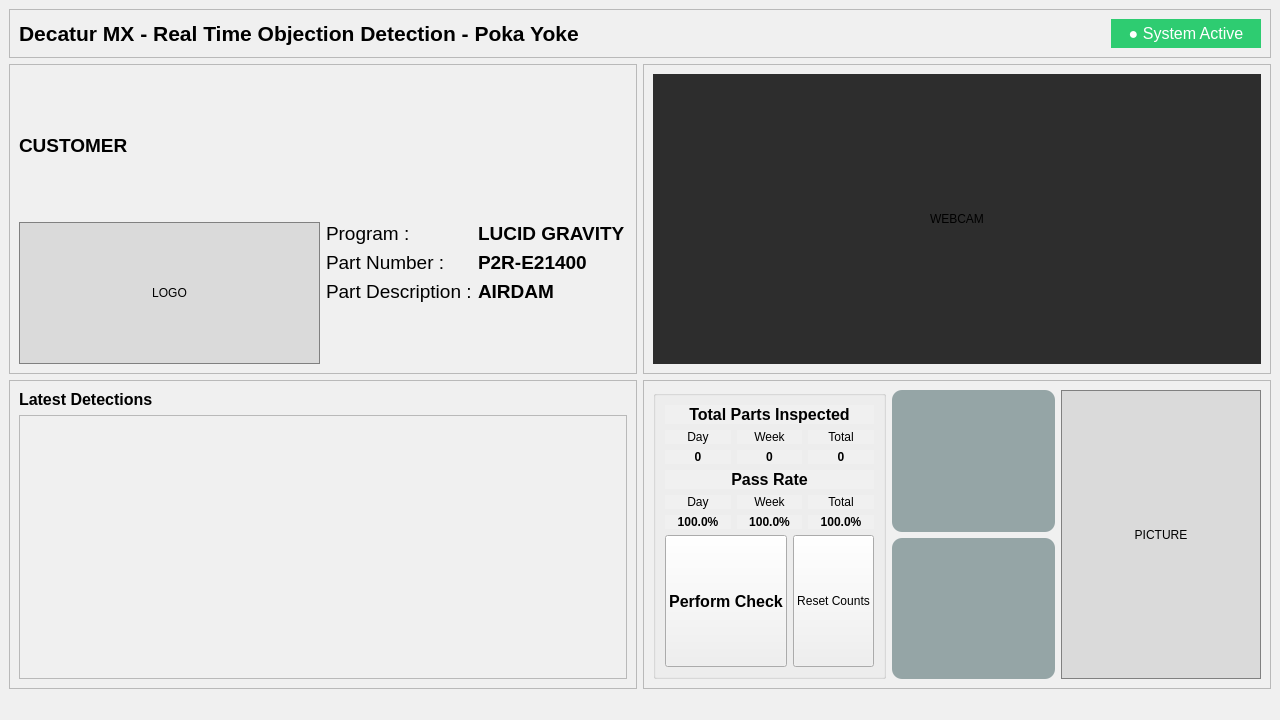
<?xml version="1.0" encoding="UTF-8"?>
<ui version="4.0">
 <class>MainWindow</class>
 <widget class="QMainWindow" name="MainWindow">
  <property name="geometry">
   <rect>
    <x>0</x>
    <y>0</y>
    <width>1280</width>
    <height>720</height>
   </rect>
  </property>
  <property name="windowTitle">
   <string>MainWindow</string>
  </property>
  <property name="styleSheet">
   <string notr="true">background-color: rgb(240, 240, 240);</string>
  </property>
  <widget class="QWidget" name="centralwidget">
   <layout class="QGridLayout" name="gridLayout_2">
    <item row="0" column="0" colspan="2">
     <widget class="QFrame" name="headerFrame">
      <property name="frameShape">
       <enum>QFrame::StyledPanel</enum>
      </property>
      <property name="frameShadow">
       <enum>QFrame::Raised</enum>
      </property>
      <layout class="QHBoxLayout" name="horizontalLayout">
       <item>
        <widget class="QLabel" name="titleLabel">
         <property name="font">
          <font>
           <pointsize>16</pointsize>
           <weight>75</weight>
           <bold>true</bold>
          </font>
         </property>
         <property name="text">
          <string>Decatur MX - Real Time Objection Detection - Poka Yoke</string>
         </property>
        </widget>
       </item>
       <item>
        <spacer name="horizontalSpacer">
         <property name="orientation">
          <enum>Qt::Horizontal</enum>
         </property>
         <property name="sizeHint" stdset="0">
          <size>
           <width>40</width>
           <height>20</height>
          </size>
         </property>
        </spacer>
       </item>
       <item>
        <widget class="QLabel" name="statusIndicatorLabel">
         <property name="minimumSize">
          <size>
           <width>150</width>
           <height>0</height>
          </size>
         </property>
         <property name="font">
          <font>
           <pointsize>12</pointsize>
          </font>
         </property>
         <property name="styleSheet">
          <string notr="true">background-color: #2ecc71; color: white; border-radius: 15px; padding: 5px;</string>
         </property>
         <property name="text">
          <string>● System Active</string>
         </property>
         <property name="alignment">
          <set>Qt::AlignCenter</set>
         </property>
        </widget>
       </item>
      </layout>
     </widget>
    </item>
    <item row="1" column="0">
     <widget class="QFrame" name="infoFrame">
      <property name="frameShape">
       <enum>QFrame::StyledPanel</enum>
      </property>
      <property name="frameShadow">
       <enum>QFrame::Raised</enum>
      </property>
      <layout class="QGridLayout" name="gridLayout">
       <item row="1" column="0">
        <widget class="QLabel" name="logoLabel">
         <property name="minimumSize">
          <size>
           <width>150</width>
           <height>100</height>
          </size>
         </property>
         <property name="styleSheet">
          <string notr="true">background-color: rgb(218, 218, 218);
border: 1px solid grey;</string>
         </property>
         <property name="text">
          <string>LOGO</string>
         </property>
         <property name="alignment">
          <set>Qt::AlignCenter</set>
         </property>
        </widget>
       </item>
       <item row="1" column="1">
        <layout class="QFormLayout" name="formLayout">
         <item row="0" column="0">
          <widget class="QLabel" name="label">
           <property name="font">
            <font>
             <pointsize>14</pointsize>
            </font>
           </property>
           <property name="text">
            <string>Program :</string>
           </property>
          </widget>
         </item>
         <item row="0" column="1">
          <widget class="QLabel" name="programLabel">
           <property name="font">
            <font>
             <pointsize>14</pointsize>
             <weight>75</weight>
             <bold>true</bold>
            </font>
           </property>
           <property name="text">
            <string>LUCID GRAVITY</string>
           </property>
          </widget>
         </item>
         <item row="1" column="0">
          <widget class="QLabel" name="label_3">
           <property name="font">
            <font>
             <pointsize>14</pointsize>
            </font>
           </property>
           <property name="text">
            <string>Part Number :</string>
           </property>
          </widget>
         </item>
         <item row="1" column="1">
          <widget class="QLabel" name="partNumberLabel">
           <property name="font">
            <font>
             <pointsize>14</pointsize>
             <weight>75</weight>
             <bold>true</bold>
            </font>
           </property>
           <property name="text">
            <string>P2R-E21400</string>
           </property>
          </widget>
         </item>
         <item row="2" column="0">
          <widget class="QLabel" name="label_5">
           <property name="font">
            <font>
             <pointsize>14</pointsize>
            </font>
           </property>
           <property name="text">
            <string>Part Description :</string>
           </property>
          </widget>
         </item>
         <item row="2" column="1">
          <widget class="QLabel" name="partDescriptionLabel">
           <property name="font">
            <font>
             <pointsize>14</pointsize>
             <weight>75</weight>
             <bold>true</bold>
            </font>
           </property>
           <property name="text">
            <string>AIRDAM</string>
           </property>
          </widget>
         </item>
        </layout>
       </item>
       <item row="0" column="0">
        <widget class="QLabel" name="label_2">
         <property name="font">
          <font>
           <pointsize>14</pointsize>
           <weight>75</weight>
           <bold>true</bold>
          </font>
         </property>
         <property name="text">
          <string>CUSTOMER</string>
         </property>
        </widget>
       </item>
      </layout>
     </widget>
    </item>
    <item row="1" column="1">
     <widget class="QFrame" name="webcamFrame">
      <property name="sizePolicy">
       <sizepolicy hsizetype="Expanding" vsizetype="Expanding">
        <horstretch>0</horstretch>
        <verstretch>0</verstretch>
       </sizepolicy>
      </property>
      <property name="frameShape">
       <enum>QFrame::StyledPanel</enum>
      </property>
      <property name="frameShadow">
       <enum>QFrame::Raised</enum>
      </property>
      <layout class="QVBoxLayout" name="verticalLayout_2">
       <item>
        <widget class="QLabel" name="webcamFeedLabel">
         <property name="sizePolicy">
          <sizepolicy hsizetype="Ignored" vsizetype="Ignored">
           <horstretch>0</horstretch>
           <verstretch>0</verstretch>
          </sizepolicy>
         </property>
         <property name="styleSheet">
          <string notr="true">background-color: rgb(45, 45, 45);</string>
         </property>
         <property name="text">
          <string>WEBCAM</string>
         </property>
         <property name="alignment">
          <set>Qt::AlignCenter</set>
         </property>
        </widget>
       </item>
      </layout>
     </widget>
    </item>
    <item row="2" column="0">
     <widget class="QFrame" name="historyFrame">
      <property name="frameShape">
       <enum>QFrame::StyledPanel</enum>
      </property>
      <property name="frameShadow">
       <enum>QFrame::Raised</enum>
      </property>
      <layout class="QVBoxLayout" name="verticalLayout_3">
       <item>
        <widget class="QLabel" name="label_4">
         <property name="font">
          <font>
           <pointsize>12</pointsize>
           <weight>75</weight>
           <bold>true</bold>
          </font>
         </property>
         <property name="text">
          <string>Latest Detections</string>
         </property>
        </widget>
       </item>
       <item>
        <widget class="QTableWidget" name="latestDetectionsTable"/>
       </item>
      </layout>
     </widget>
    </item>
    <item row="2" column="1">
     <widget class="QFrame" name="resultsFrame">
      <property name="frameShape">
       <enum>QFrame::StyledPanel</enum>
      </property>
      <property name="frameShadow">
       <enum>QFrame::Raised</enum>
      </property>
      <layout class="QGridLayout" name="gridLayout_3">
       <item row="0" column="0" rowspan="2">
        <widget class="QGroupBox" name="groupBox">
         <property name="title">
          <string/>
         </property>
         <layout class="QVBoxLayout" name="verticalLayout_4">
          <item>
           <widget class="QLabel" name="label_11">
            <property name="font">
             <font>
              <pointsize>12</pointsize>
              <weight>75</weight>
              <bold>true</bold>
             </font>
            </property>
            <property name="text">
             <string>Total Parts Inspected</string>
            </property>
            <property name="alignment">
             <set>Qt::AlignCenter</set>
            </property>
           </widget>
          </item>
          <item>
           <layout class="QGridLayout" name="gridLayout_4">
            <item row="1" column="0">
             <widget class="QLabel" name="label_12">
              <property name="text">
               <string>Day</string>
              </property>
              <property name="alignment">
               <set>Qt::AlignCenter</set>
              </property>
             </widget>
            </item>
            <item row="2" column="1">
             <widget class="QLabel" name="weekTotalLabel">
              <property name="font">
               <font>
                <weight>75</weight>
                <bold>true</bold>
               </font>
              </property>
              <property name="text">
               <string>0</string>
              </property>
              <property name="alignment">
               <set>Qt::AlignCenter</set>
              </property>
             </widget>
            </item>
            <item row="2" column="0">
             <widget class="QLabel" name="dayTotalLabel">
              <property name="font">
               <font>
                <weight>75</weight>
                <bold>true</bold>
               </font>
              </property>
              <property name="text">
               <string>0</string>
              </property>
              <property name="alignment">
               <set>Qt::AlignCenter</set>
              </property>
             </widget>
            </item>
            <item row="1" column="1">
             <widget class="QLabel" name="label_13">
              <property name="text">
               <string>Week</string>
              </property>
              <property name="alignment">
               <set>Qt::AlignCenter</set>
              </property>
             </widget>
            </item>
            <item row="1" column="2">
             <widget class="QLabel" name="label_14">
              <property name="text">
               <string>Total</string>
              </property>
              <property name="alignment">
               <set>Qt::AlignCenter</set>
              </property>
             </widget>
            </item>
            <item row="2" column="2">
             <widget class="QLabel" name="grandTotalLabel">
              <property name="font">
               <font>
                <weight>75</weight>
                <bold>true</bold>
               </font>
              </property>
              <property name="text">
               <string>0</string>
              </property>
              <property name="alignment">
               <set>Qt::AlignCenter</set>
              </property>
             </widget>
            </item>
           </layout>
          </item>
          <item>
           <widget class="QLabel" name="label_18">
            <property name="font">
             <font>
              <pointsize>12</pointsize>
              <weight>75</weight>
              <bold>true</bold>
             </font>
            </property>
            <property name="text">
             <string>Pass Rate</string>
            </property>
            <property name="alignment">
             <set>Qt::AlignCenter</set>
            </property>
           </widget>
          </item>
          <item>
           <layout class="QGridLayout" name="gridLayout_5">
            <item row="0" column="0">
             <widget class="QLabel" name="label_19">
              <property name="text">
               <string>Day</string>
              </property>
              <property name="alignment">
               <set>Qt::AlignCenter</set>
              </property>
             </widget>
            </item>
            <item row="1" column="1">
             <widget class="QLabel" name="weekRateLabel">
              <property name="font">
               <font>
                <weight>75</weight>
                <bold>true</bold>
               </font>
              </property>
              <property name="text">
               <string>100.0%</string>
              </property>
              <property name="alignment">
               <set>Qt::AlignCenter</set>
              </property>
             </widget>
            </item>
            <item row="1" column="0">
             <widget class="QLabel" name="dayRateLabel">
              <property name="font">
               <font>
                <weight>75</weight>
                <bold>true</bold>
               </font>
              </property>
              <property name="text">
               <string>100.0%</string>
              </property>
              <property name="alignment">
               <set>Qt::AlignCenter</set>
              </property>
             </widget>
            </item>
            <item row="0" column="1">
             <widget class="QLabel" name="label_20">
              <property name="text">
               <string>Week</string>
              </property>
              <property name="alignment">
               <set>Qt::AlignCenter</set>
              </property>
             </widget>
            </item>
            <item row="0" column="2">
             <widget class="QLabel" name="label_21">
              <property name="text">
               <string>Total</string>
              </property>
              <property name="alignment">
               <set>Qt::AlignCenter</set>
              </property>
             </widget>
            </item>
            <item row="1" column="2">
             <widget class="QLabel" name="grandRateLabel">
              <property name="font">
               <font>
                <weight>75</weight>
                <bold>true</bold>
               </font>
              </property>
              <property name="text">
               <string>100.0%</string>
              </property>
              <property name="alignment">
               <set>Qt::AlignCenter</set>
              </property>
             </widget>
            </item>
           </layout>
          </item>
          <item>
           <layout class="QHBoxLayout" name="horizontalLayout_2">
            <item>
             <widget class="QPushButton" name="checkButton">
              <property name="sizePolicy">
               <sizepolicy hsizetype="Minimum" vsizetype="Expanding">
                <horstretch>0</horstretch>
                <verstretch>0</verstretch>
               </sizepolicy>
              </property>
              <property name="font">
               <font>
                <pointsize>12</pointsize>
                <weight>75</weight>
                <bold>true</bold>
               </font>
              </property>
              <property name="text">
               <string>Perform Check</string>
              </property>
             </widget>
            </item>
            <item>
             <widget class="QPushButton" name="resetButton">
              <property name="sizePolicy">
               <sizepolicy hsizetype="Minimum" vsizetype="Expanding">
                <horstretch>0</horstretch>
                <verstretch>0</verstretch>
               </sizepolicy>
              </property>
              <property name="text">
               <string>Reset Counts</string>
              </property>
             </widget>
            </item>
           </layout>
          </item>
         </layout>
        </widget>
       </item>
       <item row="0" column="1">
        <widget class="QWidget" name="partDetectionBox" native="true">
         <property name="sizePolicy">
          <sizepolicy hsizetype="Preferred" vsizetype="Expanding">
           <horstretch>0</horstretch>
           <verstretch>0</verstretch>
          </sizepolicy>
         </property>
         <property name="styleSheet">
          <string notr="true">background-color: rgb(149, 165, 166);
color: white;
border-radius: 10px;</string>
         </property>
        </widget>
       </item>
       <item row="1" column="1">
        <widget class="QWidget" name="clipDetectionBox" native="true">
         <property name="sizePolicy">
          <sizepolicy hsizetype="Preferred" vsizetype="Expanding">
           <horstretch>0</horstretch>
           <verstretch>0</verstretch>
          </sizepolicy>
         </property>
         <property name="styleSheet">
          <string notr="true">background-color: rgb(149, 165, 166);
color: white;
border-radius: 10px;</string>
         </property>
        </widget>
       </item>
       <item row="0" column="2" rowspan="2">
        <widget class="QLabel" name="failedPartImageLabel">
         <property name="minimumSize">
          <size>
           <width>200</width>
           <height>0</height>
          </size>
         </property>
         <property name="styleSheet">
          <string notr="true">background-color: rgb(218, 218, 218);
border: 1px solid grey;</string>
         </property>
         <property name="text">
          <string>PICTURE</string>
         </property>
         <property name="alignment">
          <set>Qt::AlignCenter</set>
         </property>
        </widget>
       </item>
      </layout>
     </widget>
    </item>
   </layout>
  </widget>
  <widget class="QStatusBar" name="statusbar"/>
 </widget>
 <resources/>
 <connections/>
</ui>
